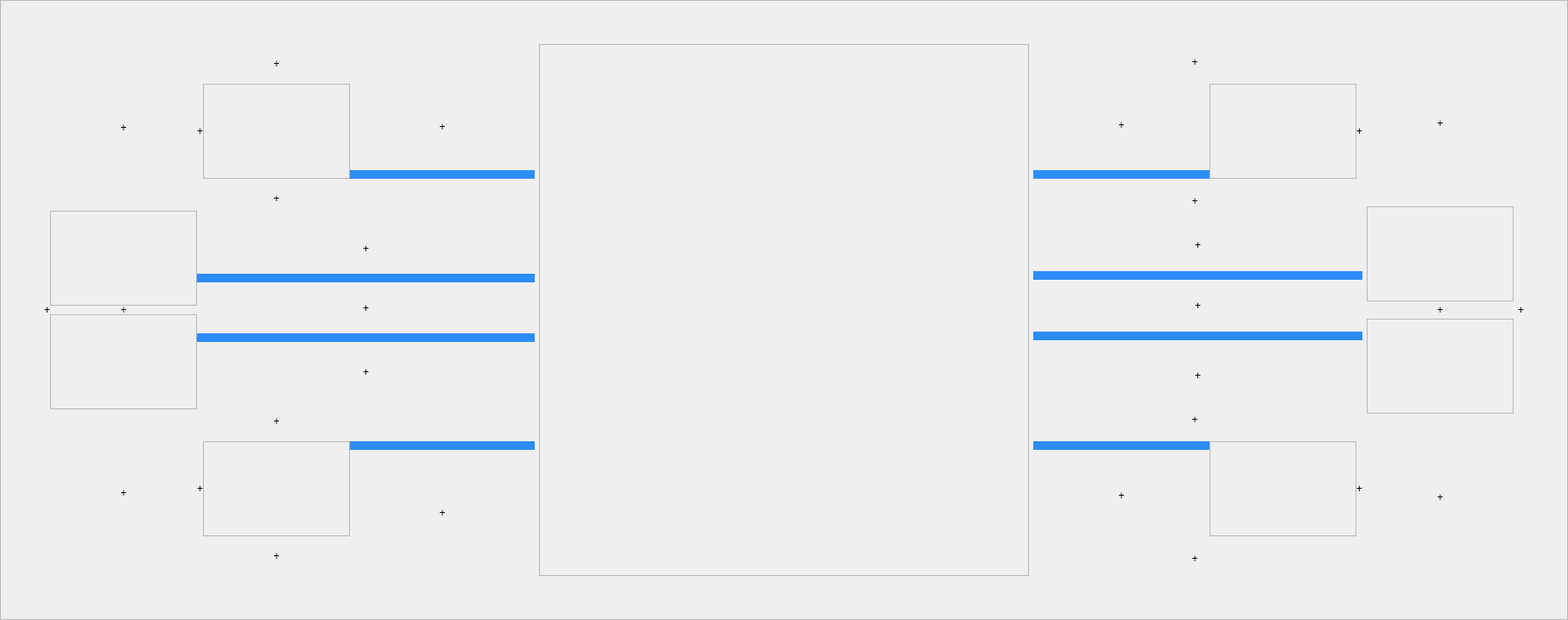
<?xml version="1.0" encoding="UTF-8"?>
<ui version="4.0">
 <class>LinkModel</class>
 <widget class="QFrame" name="LinkModel">
  <property name="geometry">
   <rect>
    <x>0</x>
    <y>0</y>
    <width>1815</width>
    <height>718</height>
   </rect>
  </property>
  <property name="windowTitle">
   <string>Frame</string>
  </property>
  <property name="styleSheet">
   <string notr="true">#linkModel_1,#linkModel_2
{
border-image: url(:/img/img/modelbackground.png);
}</string>
  </property>
  <property name="frameShape">
   <enum>QFrame::StyledPanel</enum>
  </property>
  <property name="frameShadow">
   <enum>QFrame::Raised</enum>
  </property>
  <layout class="QHBoxLayout" name="horizontalLayout" stretch="1,1,1">
   <property name="spacing">
    <number>5</number>
   </property>
   <property name="leftMargin">
    <number>50</number>
   </property>
   <property name="topMargin">
    <number>50</number>
   </property>
   <property name="rightMargin">
    <number>50</number>
   </property>
   <property name="bottomMargin">
    <number>50</number>
   </property>
   <item>
    <layout class="QGridLayout" name="gridLayout_7" rowstretch="0,0,0" columnstretch="0,0,1">
     <property name="horizontalSpacing">
      <number>0</number>
     </property>
     <item row="2" column="2">
      <layout class="QGridLayout" name="gridLayout" columnstretch="0,0,1">
       <property name="horizontalSpacing">
        <number>0</number>
       </property>
       <item row="1" column="2">
        <widget class="Line" name="line_3">
         <property name="sizePolicy">
          <sizepolicy hsizetype="Ignored" vsizetype="Fixed">
           <horstretch>0</horstretch>
           <verstretch>0</verstretch>
          </sizepolicy>
         </property>
         <property name="minimumSize">
          <size>
           <width>20</width>
           <height>10</height>
          </size>
         </property>
         <property name="styleSheet">
          <string notr="true">color: qlineargradient(spread:pad, x1:0, y1:0, x2:0, y2:1, stop:0 rgba(81, 182, 243, 255), stop:1 rgba(45, 141, 246, 255));</string>
         </property>
         <property name="frameShadow">
          <enum>QFrame::Plain</enum>
         </property>
         <property name="lineWidth">
          <number>14</number>
         </property>
         <property name="midLineWidth">
          <number>-3</number>
         </property>
         <property name="orientation">
          <enum>Qt::Horizontal</enum>
         </property>
        </widget>
       </item>
       <item row="1" column="1" rowspan="3">
        <widget class="SourceModel" name="source_4">
         <property name="minimumSize">
          <size>
           <width>170</width>
           <height>110</height>
          </size>
         </property>
         <property name="maximumSize">
          <size>
           <width>170</width>
           <height>110</height>
          </size>
         </property>
         <property name="frameShape">
          <enum>QFrame::StyledPanel</enum>
         </property>
         <property name="frameShadow">
          <enum>QFrame::Raised</enum>
         </property>
        </widget>
       </item>
       <item row="0" column="0" rowspan="5">
        <widget class="QLabel" name="label_28">
         <property name="text">
          <string>+</string>
         </property>
         <property name="alignment">
          <set>Qt::AlignCenter</set>
         </property>
        </widget>
       </item>
       <item row="0" column="1">
        <widget class="QLabel" name="label_26">
         <property name="text">
          <string>+</string>
         </property>
         <property name="alignment">
          <set>Qt::AlignCenter</set>
         </property>
        </widget>
       </item>
       <item row="4" column="1">
        <widget class="QLabel" name="label_27">
         <property name="text">
          <string>+</string>
         </property>
         <property name="alignment">
          <set>Qt::AlignCenter</set>
         </property>
        </widget>
       </item>
       <item row="2" column="2" rowspan="3">
        <widget class="QLabel" name="label_15">
         <property name="sizePolicy">
          <sizepolicy hsizetype="Preferred" vsizetype="Preferred">
           <horstretch>0</horstretch>
           <verstretch>0</verstretch>
          </sizepolicy>
         </property>
         <property name="text">
          <string>+</string>
         </property>
         <property name="alignment">
          <set>Qt::AlignCenter</set>
         </property>
        </widget>
       </item>
      </layout>
     </item>
     <item row="1" column="2">
      <layout class="QVBoxLayout" name="verticalLayout_2">
       <item>
        <widget class="QLabel" name="label_24">
         <property name="text">
          <string>+</string>
         </property>
         <property name="alignment">
          <set>Qt::AlignCenter</set>
         </property>
        </widget>
       </item>
       <item>
        <widget class="Line" name="line">
         <property name="sizePolicy">
          <sizepolicy hsizetype="Ignored" vsizetype="Fixed">
           <horstretch>0</horstretch>
           <verstretch>0</verstretch>
          </sizepolicy>
         </property>
         <property name="minimumSize">
          <size>
           <width>10</width>
           <height>10</height>
          </size>
         </property>
         <property name="styleSheet">
          <string notr="true">color: qlineargradient(spread:pad, x1:0, y1:0, x2:0, y2:1, stop:0 rgba(81, 182, 243, 255), stop:1 rgba(45, 141, 246, 255));</string>
         </property>
         <property name="frameShadow">
          <enum>QFrame::Plain</enum>
         </property>
         <property name="lineWidth">
          <number>14</number>
         </property>
         <property name="midLineWidth">
          <number>-3</number>
         </property>
         <property name="orientation">
          <enum>Qt::Horizontal</enum>
         </property>
        </widget>
       </item>
       <item>
        <widget class="QLabel" name="label_16">
         <property name="text">
          <string>+</string>
         </property>
         <property name="alignment">
          <set>Qt::AlignCenter</set>
         </property>
        </widget>
       </item>
       <item>
        <widget class="Line" name="line_2">
         <property name="sizePolicy">
          <sizepolicy hsizetype="Ignored" vsizetype="Fixed">
           <horstretch>0</horstretch>
           <verstretch>0</verstretch>
          </sizepolicy>
         </property>
         <property name="minimumSize">
          <size>
           <width>20</width>
           <height>10</height>
          </size>
         </property>
         <property name="styleSheet">
          <string notr="true">color: qlineargradient(spread:pad, x1:0, y1:0, x2:0, y2:1, stop:0 rgba(81, 182, 243, 255), stop:1 rgba(45, 141, 246, 255));</string>
         </property>
         <property name="frameShadow">
          <enum>QFrame::Plain</enum>
         </property>
         <property name="lineWidth">
          <number>14</number>
         </property>
         <property name="midLineWidth">
          <number>-3</number>
         </property>
         <property name="orientation">
          <enum>Qt::Horizontal</enum>
         </property>
        </widget>
       </item>
       <item>
        <widget class="QLabel" name="label_14">
         <property name="sizePolicy">
          <sizepolicy hsizetype="Ignored" vsizetype="Ignored">
           <horstretch>0</horstretch>
           <verstretch>0</verstretch>
          </sizepolicy>
         </property>
         <property name="maximumSize">
          <size>
           <width>16777215</width>
           <height>5</height>
          </size>
         </property>
         <property name="text">
          <string/>
         </property>
         <property name="alignment">
          <set>Qt::AlignCenter</set>
         </property>
        </widget>
       </item>
       <item>
        <widget class="QLabel" name="label_23">
         <property name="text">
          <string>+</string>
         </property>
         <property name="alignment">
          <set>Qt::AlignCenter</set>
         </property>
        </widget>
       </item>
      </layout>
     </item>
     <item row="0" column="2">
      <layout class="QGridLayout" name="gridLayout_2" columnstretch="0,0,1">
       <property name="horizontalSpacing">
        <number>0</number>
       </property>
       <item row="3" column="2">
        <widget class="Line" name="line_4">
         <property name="sizePolicy">
          <sizepolicy hsizetype="Ignored" vsizetype="Fixed">
           <horstretch>0</horstretch>
           <verstretch>0</verstretch>
          </sizepolicy>
         </property>
         <property name="minimumSize">
          <size>
           <width>10</width>
           <height>10</height>
          </size>
         </property>
         <property name="styleSheet">
          <string notr="true">color: qlineargradient(spread:pad, x1:0, y1:0, x2:0, y2:1, stop:0 rgba(81, 182, 243, 255), stop:1 rgba(45, 141, 246, 255));</string>
         </property>
         <property name="frameShadow">
          <enum>QFrame::Plain</enum>
         </property>
         <property name="lineWidth">
          <number>14</number>
         </property>
         <property name="midLineWidth">
          <number>-3</number>
         </property>
         <property name="orientation">
          <enum>Qt::Horizontal</enum>
         </property>
        </widget>
       </item>
       <item row="1" column="1" rowspan="3">
        <widget class="SourceModel" name="source_1">
         <property name="minimumSize">
          <size>
           <width>170</width>
           <height>110</height>
          </size>
         </property>
         <property name="maximumSize">
          <size>
           <width>170</width>
           <height>110</height>
          </size>
         </property>
         <property name="frameShape">
          <enum>QFrame::StyledPanel</enum>
         </property>
         <property name="frameShadow">
          <enum>QFrame::Raised</enum>
         </property>
        </widget>
       </item>
       <item row="0" column="0" rowspan="5">
        <widget class="QLabel" name="label_22">
         <property name="text">
          <string>+</string>
         </property>
         <property name="alignment">
          <set>Qt::AlignCenter</set>
         </property>
        </widget>
       </item>
       <item row="1" column="2" rowspan="2">
        <widget class="QLabel" name="label_21">
         <property name="sizePolicy">
          <sizepolicy hsizetype="Preferred" vsizetype="Preferred">
           <horstretch>0</horstretch>
           <verstretch>0</verstretch>
          </sizepolicy>
         </property>
         <property name="text">
          <string>+</string>
         </property>
         <property name="alignment">
          <set>Qt::AlignCenter</set>
         </property>
        </widget>
       </item>
       <item row="0" column="1">
        <widget class="QLabel" name="label_4">
         <property name="text">
          <string>+</string>
         </property>
         <property name="alignment">
          <set>Qt::AlignCenter</set>
         </property>
        </widget>
       </item>
       <item row="4" column="1">
        <widget class="QLabel" name="label_20">
         <property name="text">
          <string>+</string>
         </property>
         <property name="alignment">
          <set>Qt::AlignCenter</set>
         </property>
        </widget>
       </item>
      </layout>
     </item>
     <item row="0" column="1" rowspan="3">
      <layout class="QVBoxLayout" name="verticalLayout">
       <item>
        <widget class="QLabel" name="label_2">
         <property name="text">
          <string>+</string>
         </property>
         <property name="alignment">
          <set>Qt::AlignCenter</set>
         </property>
        </widget>
       </item>
       <item>
        <widget class="SourceModel" name="source_2">
         <property name="minimumSize">
          <size>
           <width>170</width>
           <height>110</height>
          </size>
         </property>
         <property name="maximumSize">
          <size>
           <width>170</width>
           <height>110</height>
          </size>
         </property>
         <property name="frameShape">
          <enum>QFrame::StyledPanel</enum>
         </property>
         <property name="frameShadow">
          <enum>QFrame::Raised</enum>
         </property>
        </widget>
       </item>
       <item>
        <widget class="QLabel" name="label_3">
         <property name="maximumSize">
          <size>
           <width>16777215</width>
           <height>10</height>
          </size>
         </property>
         <property name="text">
          <string>+</string>
         </property>
         <property name="alignment">
          <set>Qt::AlignCenter</set>
         </property>
        </widget>
       </item>
       <item>
        <widget class="SourceModel" name="source_3">
         <property name="minimumSize">
          <size>
           <width>170</width>
           <height>110</height>
          </size>
         </property>
         <property name="maximumSize">
          <size>
           <width>170</width>
           <height>110</height>
          </size>
         </property>
         <property name="frameShape">
          <enum>QFrame::StyledPanel</enum>
         </property>
         <property name="frameShadow">
          <enum>QFrame::Raised</enum>
         </property>
        </widget>
       </item>
       <item>
        <widget class="QLabel" name="label">
         <property name="text">
          <string>+</string>
         </property>
         <property name="alignment">
          <set>Qt::AlignCenter</set>
         </property>
        </widget>
       </item>
      </layout>
     </item>
     <item row="0" column="0" rowspan="3">
      <widget class="QLabel" name="label_13">
       <property name="text">
        <string>+</string>
       </property>
       <property name="alignment">
        <set>Qt::AlignCenter</set>
       </property>
      </widget>
     </item>
    </layout>
   </item>
   <item>
    <widget class="QFrame" name="frame">
     <property name="frameShape">
      <enum>QFrame::StyledPanel</enum>
     </property>
     <property name="frameShadow">
      <enum>QFrame::Raised</enum>
     </property>
    </widget>
   </item>
   <item>
    <layout class="QGridLayout" name="gridLayout_8" columnstretch="1,0,0">
     <item row="0" column="0">
      <layout class="QGridLayout" name="gridLayout_5" columnstretch="1,0,0">
       <property name="horizontalSpacing">
        <number>0</number>
       </property>
       <item row="1" column="0" rowspan="2">
        <widget class="QLabel" name="label_25">
         <property name="text">
          <string>+</string>
         </property>
         <property name="alignment">
          <set>Qt::AlignCenter</set>
         </property>
        </widget>
       </item>
       <item row="0" column="0" colspan="2">
        <widget class="QLabel" name="label_12">
         <property name="text">
          <string>+</string>
         </property>
         <property name="alignment">
          <set>Qt::AlignCenter</set>
         </property>
        </widget>
       </item>
       <item row="4" column="0" colspan="2">
        <widget class="QLabel" name="label_30">
         <property name="text">
          <string>+</string>
         </property>
         <property name="alignment">
          <set>Qt::AlignCenter</set>
         </property>
        </widget>
       </item>
       <item row="0" column="2" rowspan="5">
        <widget class="QLabel" name="label_31">
         <property name="text">
          <string>+</string>
         </property>
         <property name="alignment">
          <set>Qt::AlignCenter</set>
         </property>
        </widget>
       </item>
       <item row="3" column="0">
        <widget class="Line" name="line_9">
         <property name="sizePolicy">
          <sizepolicy hsizetype="Ignored" vsizetype="Fixed">
           <horstretch>0</horstretch>
           <verstretch>0</verstretch>
          </sizepolicy>
         </property>
         <property name="minimumSize">
          <size>
           <width>10</width>
           <height>10</height>
          </size>
         </property>
         <property name="styleSheet">
          <string notr="true">color: qlineargradient(spread:pad, x1:0, y1:0, x2:0, y2:1, stop:0 rgba(81, 182, 243, 255), stop:1 rgba(45, 141, 246, 255));</string>
         </property>
         <property name="frameShadow">
          <enum>QFrame::Plain</enum>
         </property>
         <property name="lineWidth">
          <number>14</number>
         </property>
         <property name="midLineWidth">
          <number>-3</number>
         </property>
         <property name="orientation">
          <enum>Qt::Horizontal</enum>
         </property>
        </widget>
       </item>
       <item row="1" column="1" rowspan="3">
        <widget class="SourceModel" name="source_7">
         <property name="minimumSize">
          <size>
           <width>170</width>
           <height>110</height>
          </size>
         </property>
         <property name="maximumSize">
          <size>
           <width>170</width>
           <height>110</height>
          </size>
         </property>
         <property name="frameShape">
          <enum>QFrame::StyledPanel</enum>
         </property>
         <property name="frameShadow">
          <enum>QFrame::Raised</enum>
         </property>
        </widget>
       </item>
      </layout>
     </item>
     <item row="2" column="0">
      <layout class="QGridLayout" name="gridLayout_6" columnstretch="1,0,0">
       <property name="horizontalSpacing">
        <number>0</number>
       </property>
       <item row="0" column="2" rowspan="5">
        <widget class="QLabel" name="label_19">
         <property name="text">
          <string>+</string>
         </property>
         <property name="alignment">
          <set>Qt::AlignCenter</set>
         </property>
        </widget>
       </item>
       <item row="2" column="0" rowspan="2">
        <widget class="QLabel" name="label_34">
         <property name="text">
          <string>+</string>
         </property>
         <property name="alignment">
          <set>Qt::AlignCenter</set>
         </property>
        </widget>
       </item>
       <item row="4" column="0" colspan="2">
        <widget class="QLabel" name="label_35">
         <property name="text">
          <string>+</string>
         </property>
         <property name="alignment">
          <set>Qt::AlignCenter</set>
         </property>
        </widget>
       </item>
       <item row="0" column="0" colspan="2">
        <widget class="QLabel" name="label_36">
         <property name="text">
          <string>+</string>
         </property>
         <property name="alignment">
          <set>Qt::AlignCenter</set>
         </property>
        </widget>
       </item>
       <item row="1" column="0">
        <widget class="Line" name="line_12">
         <property name="sizePolicy">
          <sizepolicy hsizetype="Ignored" vsizetype="Fixed">
           <horstretch>0</horstretch>
           <verstretch>0</verstretch>
          </sizepolicy>
         </property>
         <property name="minimumSize">
          <size>
           <width>20</width>
           <height>10</height>
          </size>
         </property>
         <property name="styleSheet">
          <string notr="true">color: qlineargradient(spread:pad, x1:0, y1:0, x2:0, y2:1, stop:0 rgba(81, 182, 243, 255), stop:1 rgba(45, 141, 246, 255));</string>
         </property>
         <property name="frameShadow">
          <enum>QFrame::Plain</enum>
         </property>
         <property name="lineWidth">
          <number>14</number>
         </property>
         <property name="midLineWidth">
          <number>-3</number>
         </property>
         <property name="orientation">
          <enum>Qt::Horizontal</enum>
         </property>
        </widget>
       </item>
       <item row="1" column="1" rowspan="3">
        <widget class="SourceModel" name="source_8">
         <property name="minimumSize">
          <size>
           <width>170</width>
           <height>110</height>
          </size>
         </property>
         <property name="maximumSize">
          <size>
           <width>170</width>
           <height>110</height>
          </size>
         </property>
         <property name="frameShape">
          <enum>QFrame::StyledPanel</enum>
         </property>
         <property name="frameShadow">
          <enum>QFrame::Raised</enum>
         </property>
        </widget>
       </item>
      </layout>
     </item>
     <item row="0" column="1" rowspan="3">
      <layout class="QVBoxLayout" name="verticalLayout_5">
       <item>
        <widget class="QLabel" name="label_9">
         <property name="text">
          <string>+</string>
         </property>
         <property name="alignment">
          <set>Qt::AlignCenter</set>
         </property>
        </widget>
       </item>
       <item>
        <widget class="SourceModel" name="source_5">
         <property name="minimumSize">
          <size>
           <width>170</width>
           <height>110</height>
          </size>
         </property>
         <property name="maximumSize">
          <size>
           <width>170</width>
           <height>110</height>
          </size>
         </property>
         <property name="frameShape">
          <enum>QFrame::StyledPanel</enum>
         </property>
         <property name="frameShadow">
          <enum>QFrame::Raised</enum>
         </property>
        </widget>
       </item>
       <item>
        <widget class="QLabel" name="label_10">
         <property name="maximumSize">
          <size>
           <width>16777215</width>
           <height>10</height>
          </size>
         </property>
         <property name="text">
          <string>+</string>
         </property>
         <property name="alignment">
          <set>Qt::AlignCenter</set>
         </property>
        </widget>
       </item>
       <item>
        <widget class="SourceModel" name="source_6">
         <property name="minimumSize">
          <size>
           <width>170</width>
           <height>110</height>
          </size>
         </property>
         <property name="maximumSize">
          <size>
           <width>170</width>
           <height>110</height>
          </size>
         </property>
         <property name="frameShape">
          <enum>QFrame::StyledPanel</enum>
         </property>
         <property name="frameShadow">
          <enum>QFrame::Raised</enum>
         </property>
        </widget>
       </item>
       <item>
        <widget class="QLabel" name="label_11">
         <property name="text">
          <string>+</string>
         </property>
         <property name="alignment">
          <set>Qt::AlignCenter</set>
         </property>
        </widget>
       </item>
      </layout>
     </item>
     <item row="1" column="0">
      <layout class="QVBoxLayout" name="verticalLayout_6">
       <item>
        <widget class="QLabel" name="label_32">
         <property name="text">
          <string>+</string>
         </property>
         <property name="alignment">
          <set>Qt::AlignCenter</set>
         </property>
        </widget>
       </item>
       <item>
        <widget class="Line" name="line_10">
         <property name="sizePolicy">
          <sizepolicy hsizetype="Ignored" vsizetype="Fixed">
           <horstretch>0</horstretch>
           <verstretch>0</verstretch>
          </sizepolicy>
         </property>
         <property name="minimumSize">
          <size>
           <width>10</width>
           <height>10</height>
          </size>
         </property>
         <property name="styleSheet">
          <string notr="true">color: qlineargradient(spread:pad, x1:0, y1:0, x2:0, y2:1, stop:0 rgba(81, 182, 243, 255), stop:1 rgba(45, 141, 246, 255));</string>
         </property>
         <property name="frameShadow">
          <enum>QFrame::Plain</enum>
         </property>
         <property name="lineWidth">
          <number>14</number>
         </property>
         <property name="midLineWidth">
          <number>-3</number>
         </property>
         <property name="orientation">
          <enum>Qt::Horizontal</enum>
         </property>
        </widget>
       </item>
       <item>
        <widget class="QLabel" name="label_17">
         <property name="text">
          <string>+</string>
         </property>
         <property name="alignment">
          <set>Qt::AlignCenter</set>
         </property>
        </widget>
       </item>
       <item>
        <widget class="Line" name="line_11">
         <property name="sizePolicy">
          <sizepolicy hsizetype="Ignored" vsizetype="Fixed">
           <horstretch>0</horstretch>
           <verstretch>0</verstretch>
          </sizepolicy>
         </property>
         <property name="minimumSize">
          <size>
           <width>20</width>
           <height>10</height>
          </size>
         </property>
         <property name="styleSheet">
          <string notr="true">color: qlineargradient(spread:pad, x1:0, y1:0, x2:0, y2:1, stop:0 rgba(81, 182, 243, 255), stop:1 rgba(45, 141, 246, 255));</string>
         </property>
         <property name="frameShadow">
          <enum>QFrame::Plain</enum>
         </property>
         <property name="lineWidth">
          <number>14</number>
         </property>
         <property name="midLineWidth">
          <number>-3</number>
         </property>
         <property name="orientation">
          <enum>Qt::Horizontal</enum>
         </property>
        </widget>
       </item>
       <item>
        <widget class="QLabel" name="label_18">
         <property name="sizePolicy">
          <sizepolicy hsizetype="Ignored" vsizetype="Ignored">
           <horstretch>0</horstretch>
           <verstretch>0</verstretch>
          </sizepolicy>
         </property>
         <property name="maximumSize">
          <size>
           <width>16777215</width>
           <height>5</height>
          </size>
         </property>
         <property name="text">
          <string/>
         </property>
         <property name="alignment">
          <set>Qt::AlignCenter</set>
         </property>
        </widget>
       </item>
       <item>
        <widget class="QLabel" name="label_33">
         <property name="text">
          <string>+</string>
         </property>
         <property name="alignment">
          <set>Qt::AlignCenter</set>
         </property>
        </widget>
       </item>
      </layout>
     </item>
     <item row="0" column="2" rowspan="3">
      <widget class="QLabel" name="label_37">
       <property name="text">
        <string>+</string>
       </property>
       <property name="alignment">
        <set>Qt::AlignCenter</set>
       </property>
      </widget>
     </item>
    </layout>
   </item>
  </layout>
 </widget>
 <customwidgets>
  <customwidget>
   <class>SourceModel</class>
   <extends>QFrame</extends>
   <header>UI/main/sourcemodel.h</header>
   <container>1</container>
  </customwidget>
 </customwidgets>
 <resources/>
 <connections/>
</ui>
